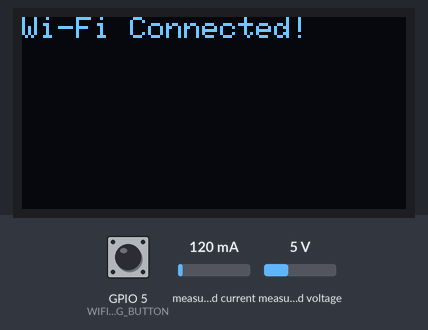
Bench run of a sketch on a simulated ESP32. On the bench: 128×64 one-colour display. The test bench sets the inputs (shaded band); at power-on: GPIO 5 (WIFI_CONFIG_BUTTON) HIGH, measured current 120 mA, measured voltage 5 V. WiFi joins after 1.5 s; servers stay silent unless stated; the local clock reads 2024-03-15 10:24:30 at power-on unless the sketch sets it; what the sketch prints to the serial monitor is not drawn.

Above: at 1.7 s.
At 5.9 s:
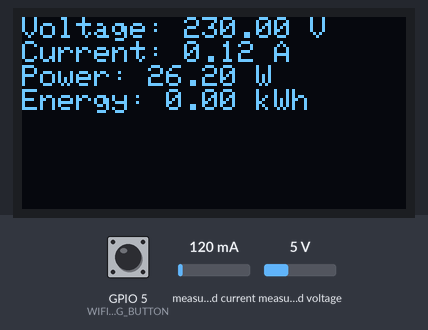
6.0 s: GPIO 5 (WIFI_CONFIG_BUTTON) pulled LOW for 1 s
At 7.8 s:
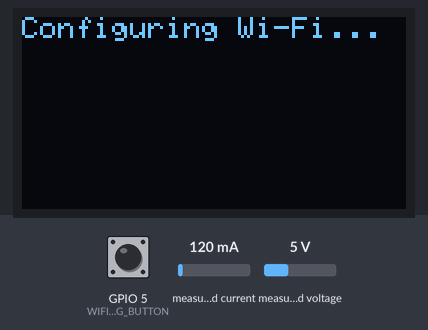
10.0 s: GPIO 5 (WIFI_CONFIG_BUTTON) pulled LOW for 3.2 s
Timing chart, 0 to 13.0 s (numbered marks = the images above; inputs shaded):
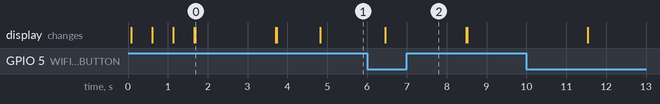

Measured:
- after the input at 6.0 s, the display: changes after 0.45 s (image 2)
- what the display in image 0 shows lasts 2.0 s, from 1.7 s to 3.7 s

The sketch:

codechuan.ino
```cpp
#include <WiFi.h>
#include <FirebaseESP32.h>
#include <PZEM004Tv30.h>
#include <time.h>
#include <Adafruit_SSD1306.h>
#include <Adafruit_GFX.h>

// Cấu hình OLED
#define SCREEN_WIDTH 128
#define SCREEN_HEIGHT 64
#define OLED_RESET -1
#define SSD1306_I2C_ADDRESS 0x3C

Adafruit_SSD1306 display(SCREEN_WIDTH, SCREEN_HEIGHT, &Wire, OLED_RESET);

// Firebase
#define FIREBASE_HOST "https://congtodien-dd8dc-default-rtdb.firebaseio.com/"
#define FIREBASE_AUTH "k5Bcm9r3pfnUwhf6OPLcyMBnwsNGxogqYNpUg059"

FirebaseConfig config;
FirebaseAuth auth;
FirebaseData firebaseData;

// PZEM
PZEM004Tv30 pzem(Serial2, 16, 17);

// Giá bậc thang
float bac1 = 1.678;

// Cấu hình múi giờ Việt Nam
#define TIMEZONE_OFFSET 25200 // +7 giờ
#define DAYLIGHT_OFFSET 0

// Pin cấu hình Wi-Fi
#define WIFI_CONFIG_BUTTON 5
bool wifiConfigMode = false;

// Hàm hiển thị thông tin lên OLED
void displayMessage(String message) {
  display.clearDisplay();
  display.setCursor(0, 0);
  display.setTextSize(1);
  display.setTextColor(SSD1306_WHITE);
  display.println(message);
  display.display();
}

// Hàm hiển thị dữ liệu cảm biến lên OLED
void displaySensorData(float voltage, float current, float power, float energy) {
  display.clearDisplay();
  display.setCursor(0, 0);
  display.setTextSize(1);
  display.setTextColor(SSD1306_WHITE);

  display.printf("Voltage: %.2f V\n", voltage);
  display.printf("Current: %.2f A\n", current);
  display.printf("Power: %.2f W\n", power);
  display.printf("Energy: %.2f kWh\n", energy);
  display.display();
}

// Hàm cấu hình Wi-Fi
void configWiFi() {
  Serial.println("Wi-Fi Config Mode");
  displayMessage("Configuring Wi-Fi...");

  // Nhập thông tin Wi-Fi qua Serial
  Serial.println("Enter Wi-Fi SSID:");
  String ssid = Serial.readStringUntil('\n');
  ssid.trim();

  Serial.println("Enter Wi-Fi Password:");
  String password = Serial.readStringUntil('\n');
  password.trim();

  WiFi.begin(ssid.c_str(), password.c_str());
  displayMessage("Connecting...");

  while (WiFi.status() != WL_CONNECTED) {
    delay(500);
    display.print(".");
    display.display();
  }

  displayMessage("Wi-Fi Connected!");
  delay(2000);
}

// Hàm kết nối Wi-Fi
void connectWiFi() {
  if (digitalRead(WIFI_CONFIG_BUTTON) == LOW) {
    wifiConfigMode = true;
  }

  if (wifiConfigMode) {
    configWiFi();
    wifiConfigMode = false;
  } else {
    displayMessage("Connecting Wi-Fi...");
    WiFi.begin();

    int retryCount = 0;
    while (WiFi.status() != WL_CONNECTED && retryCount < 20) { // Thử kết nối tối đa 20 lần
      delay(500);
      retryCount++;
      display.print(".");
      display.display();
    }

    if (WiFi.status() == WL_CONNECTED) {
      displayMessage("Wi-Fi Connected!");
      delay(2000);
    } else {
      displayMessage("No Wi-Fi! Displaying data only.");
      delay(2000);
    }
  }
}

// Hàm gửi dữ liệu lên Firebase
void sendToFirebase(String path, float voltage, float current, float power, float energy) {
  if (WiFi.status() == WL_CONNECTED) {
    if (!Firebase.setFloat(firebaseData, path + "/voltage", voltage)) {
      Serial.println("Failed to send voltage: " + firebaseData.errorReason());
    }
    Firebase.setFloat(firebaseData, path + "/current", current);
    Firebase.setFloat(firebaseData, path + "/power", power);
    Firebase.setFloat(firebaseData, path + "/energy", energy);
  } else {
    Serial.println("No Wi-Fi. Data not sent to Firebase.");
  }
}

// Hàm lấy thời gian định dạng
String getFormattedTime(const char* format) {
  time_t now = time(nullptr);
  struct tm* timeInfo = localtime(&now);
  char buffer[50];
  strftime(buffer, sizeof(buffer), format, timeInfo);
  return String(buffer);
}

void setup() {
  Serial.begin(115200);

  // Khởi tạo OLED
  if (!display.begin(SSD1306_I2C_ADDRESS, OLED_RESET)) {
    Serial.println(F("OLED không hoạt động!"));
    while (true);
  }

  displayMessage("Starting...");

  // Thiết lập nút cấu hình Wi-Fi
  pinMode(WIFI_CONFIG_BUTTON, INPUT_PULLUP);

  // Kết nối Wi-Fi
  connectWiFi();

  // Cấu hình Firebase
  config.database_url = FIREBASE_HOST;
  config.signer.tokens.legacy_token = FIREBASE_AUTH;
  Firebase.begin(&config, &auth);
  Firebase.reconnectWiFi(true);

  // Cấu hình NTP
  configTime(TIMEZONE_OFFSET, DAYLIGHT_OFFSET, "pool.ntp.org", "time.nist.gov");
  displayMessage("Syncing time...");

  while (time(nullptr) < 8 * 3600 * 2) {
    delay(1000);
  }

  displayMessage("Time synced!");
  delay(1000);
}

void loop() {
  // Kiểm tra nút nhấn để vào chế độ cấu hình Wi-Fi
  if (digitalRead(WIFI_CONFIG_BUTTON) == LOW) {
    wifiConfigMode = true;
    connectWiFi();
  }

  // Lấy thời gian hiện tại
  time_t now = time(nullptr);
  struct tm* timeInfo = localtime(&now);

  // Kiểm tra dữ liệu cảm biến mỗi giờ
  static int lastHour = -1;
  if (timeInfo->tm_hour != lastHour) {
    lastHour = timeInfo->tm_hour;

    // Đọc dữ liệu PZEM
    float voltage = pzem.voltage();
    float current = pzem.current();
    float power = pzem.power();
    float energy = pzem.energy();

    if (!isnan(voltage) && !isnan(current) && !isnan(power) && !isnan(energy)) {
      // Hiển thị dữ liệu cảm biến lên OLED
      displaySensorData(voltage, current, power, energy);

      // Nếu có Wi-Fi, gửi lên Firebase
      if (WiFi.status() == WL_CONNECTED) {
        String year = getFormattedTime("%Y");
        String month = getFormattedTime("%m");
        String day = getFormattedTime("%d");
        String hour = getFormattedTime("%H:%M");
        String path = "/pzem_data/" + year + "/" + month + "/" + day + "/" + hour;
        sendToFirebase(path, voltage, current, power, energy);
      } else {
        Serial.println("Wi-Fi disconnected. Data displayed only.");
      }
    } else {
      displayMessage("Error reading sensor!");
    }
  }

  delay(1000); // Chờ lặp lại mỗi giây
}
```
